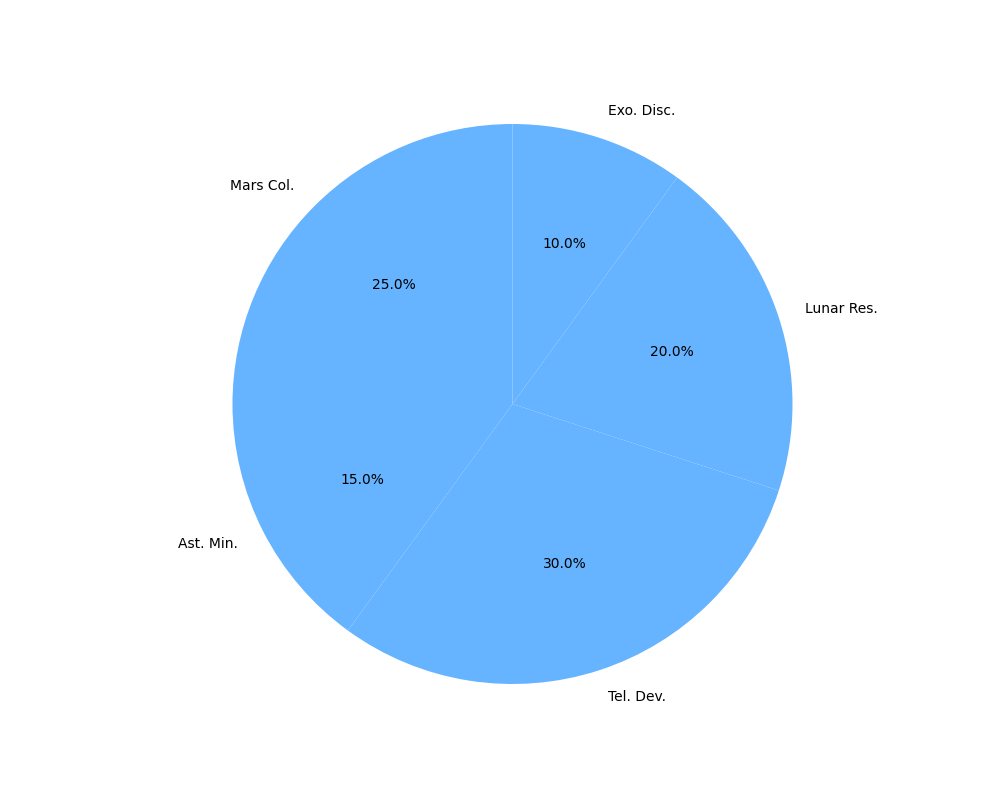

The Python source for this figure:
import matplotlib.pyplot as plt

budget_allocations = [25, 15, 30, 20, 10]
projects = ['Mars Col.', 'Ast. Min.', 'Tel. Dev.', 'Lunar Res.', 'Exo. Disc.']
single_color = '#66b3ff'  # Chose one color from the original list

plt.figure(figsize=(10, 8))
plt.pie(budget_allocations, 
        labels=projects, 
        colors=[single_color] * len(budget_allocations),  # Use the single color for all slices
        autopct='%1.1f%%',
        startangle=90)

plt.axis('equal')
plt.show()
